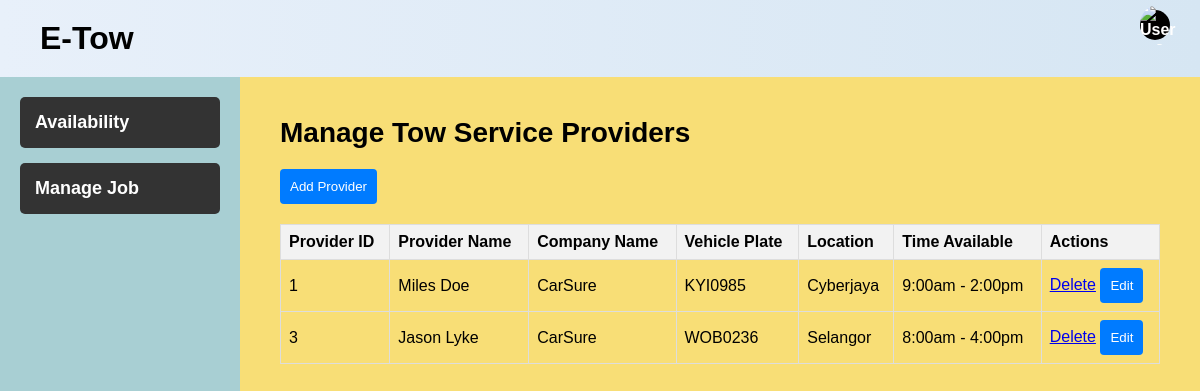
The app's page /towserviceprovider.php with its own data.
### tables this page shows
CREATE TABLE `tow_providers` (
  `tow_provider_id` int(11) NOT NULL,
  `provider_name` varchar(255) NOT NULL,
  `company_name` varchar(255) NOT NULL,
  `vehiclePlate` varchar(7) NOT NULL,
  `locationTow` varchar(255) NOT NULL,
  `timeAvailable` varchar(255) DEFAULT NULL
);

### towserviceprovider.php (the view, shortened to what this page needs)
<?php
include 'db.php';
$result = $conn->query("SELECT * FROM tow_providers");
?>
<!DOCTYPE html>
<html lang="en">
<head>
    <link rel="stylesheet" href="css/styles1.css">
</head>
<body>
    <div class="container">
        <header>
            <h1><span class="e-tow">E-Tow</span></h1>
            <div class="user-icon">
                <img src="pics/profile.png" alt="User   Icon" class="user-image">
            </div>
        </header>
        <div class="content">
            <aside>
                <button class="menu-btn" onclick="location.href='towserviceprovider.php'">Availability</button>
                <button class="menu-btn" onclick="location.href='manageJob.php'">Manage Job</button>
            </aside>
            <main>
                <h2>Manage Tow Service Providers</h2>
                <button onclick="document.getElementById('popupForm').style.display='flex'">Add Provider</button>
                <table>
                    <thead>
                        <tr>
                            <th>Provider ID</th>
                            <th>Provider Name</th>
                            <th>Company Name</th>
                            <th>Vehicle Plate</th>
                            <th>Location</th>
                            <th>Time Available</th>
                            <th>Actions</th>
                        </tr>
                    </thead>
                    <tbody>
                        <?php if ($result->num_rows > 0): ?>
                            <?php while ($row = $result->fetch_assoc()): ?>
                                <tr>
                                    <td><?php echo htmlspecialchars($row['tow_provider_id']); ?></td>
                                    <td><?php echo htmlspecialchars($row['provider_name']); ?></td>
                                    <td><?php echo htmlspecialchars($row['company_name']); ?></td>
                                    <td><?php echo htmlspecialchars($row['vehiclePlate']); ?></td>
                                    <td><?php echo htmlspecialchars($row['locationTow']); ?></td>
                                    <td><?php echo htmlspecialchars($row['timeAvailable']); ?></td>
                                    <td>
                                        <a href="towserviceprovider.php?delete_id=<?php echo $row['tow_provider_id']; ?>" onclick="return confirm('Are you sure you want to delete this provider?');">Delete</a>
                                        <button onclick="editProvider(<?php echo htmlspecialchars($row['tow_provider_id']); ?>, '<?php echo htmlspecialchars($row['provider_name']); ?>', '<?php echo htmlspecialchars($row['company_name']); ?>', '<?php echo htmlspecialchars($row['vehiclePlate']); ?>', '<?php echo htmlspecialchars($row['locationTow']); ?>', '<?php echo htmlspecialchars($row['timeAvailable']); ?>')">Edit</button>
                                    </td>
                                </tr>
                            <?php endwhile; ?>
                        <?php else: ?>
                            <tr>
                                <td colspan="7">No records found.</td>
                            </tr>
                        <?php endif; ?>
                    </tbody>
                </table>
            </main>
        </div>
    </div>
</body>
</html>

### css/styles1.css (style rules this page uses)
* { margin: 0; padding: 0; box-sizing: border-box; font-family: Arial, sans-serif; }
body { display: flex; justify-content: center; align-items: center; height: 100vh; background-color: #eef4f9; }
.container { width: 100%; height: 100%; display: flex; flex-direction: column; }
header { display: flex; justify-content: space-between; align-items: center; background: linear-gradient(to right, #e8f0fa, #d6e6f3); padding: 20px 40px; }
.e-tow { font-weight: bold; font-size: 32px; color: black; }
.user-icon { width: 30px; height: 30px; background: black; border-radius: 50%; text-align: center; color: white; font-weight: bold; margin-right: 10px; }
.content { display: flex; height: 100%; }
aside { width: 20%; background-color: #a8cfd3; padding: 20px; display: flex; flex-direction: column; gap: 15px; align-items: center; }
.menu-btn { width: 100%; padding: 15px; font-size: 18px; font-weight: bold; border: none; background-color: #333; color: white; cursor: pointer; border-radius: 5px; text-align: left; }
main { width: 80%; padding: 40px; background-color: #f8de76; }
h2 { font-size: 28px; font-weight: bold; margin-bottom: 20px; }
.user-icon { position: absolute; right: 20px; top: 10px; display: flex; align-items: center; }
.user-image { width: 40px; height: 40px; border-radius: 50%; margin-right: 10px; }

### towserviceprovider.php (style rules this page uses)
table { width: 100%; border-collapse: collapse; margin-top: 20px; }
th, td { border: 1px solid #ddd; padding: 8px; text-align: left; }
th { background-color: #f2f2f2; }
button { padding: 10px; background-color: #007bff; color: white; border: none; border-radius: 4px; cursor: pointer; }

### records on screen
tow_providers: tow_provider_id "1", provider_name "Miles Doe", company_name "CarSure", vehiclePlate "KYI0985", locationTow "Cyberjaya", timeAvailable "9:00am - 2:00pm"
tow_providers: tow_provider_id "3", provider_name "Jason Lyke", company_name "CarSure", vehiclePlate "WOB0236", locationTow "Selangor", timeAvailable "8:00am - 4:00pm"
